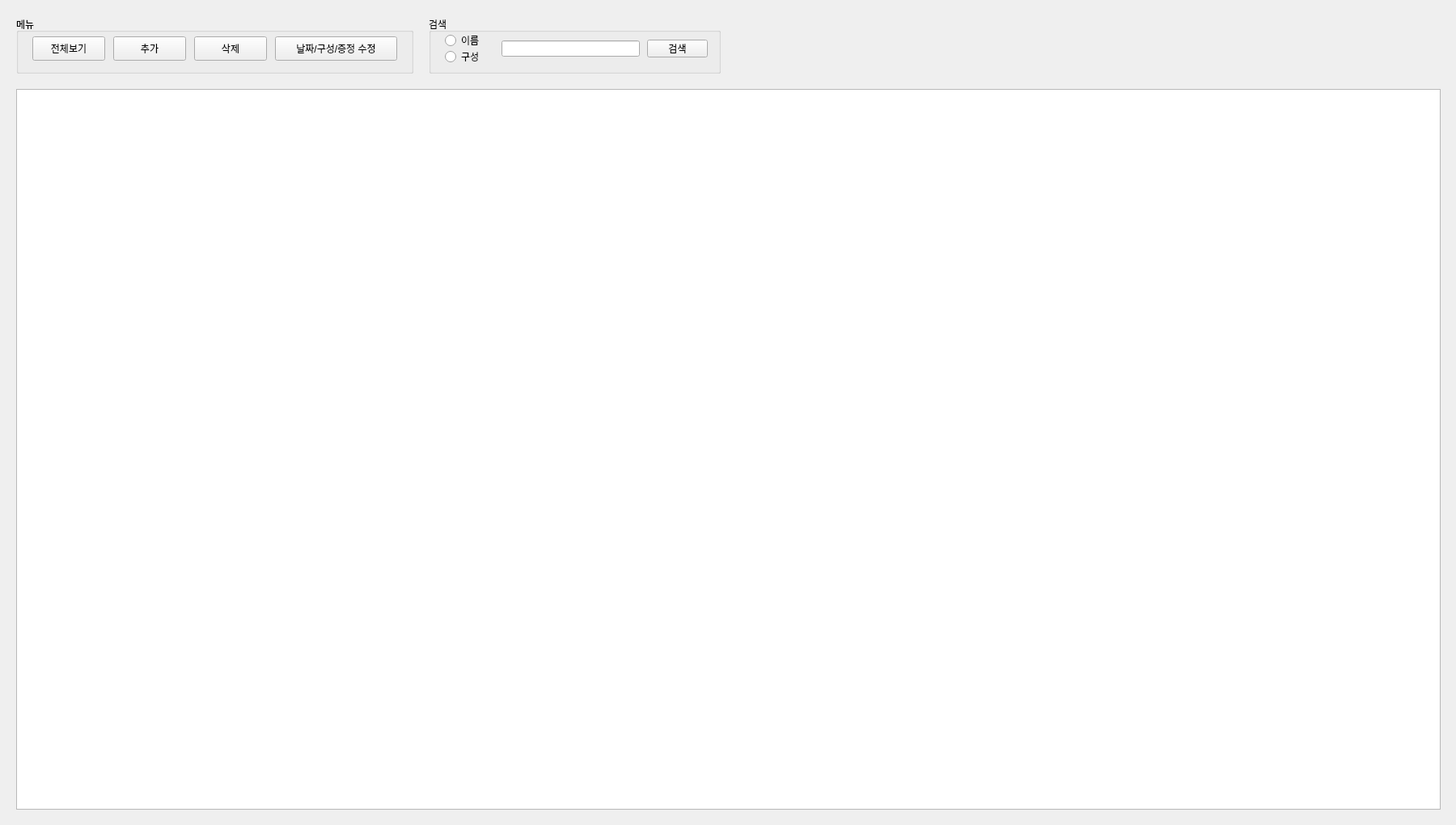
<?xml version="1.0" encoding="UTF-8"?>
<ui version="4.0">
 <class>Form</class>
 <widget class="QWidget" name="Form">
  <property name="geometry">
   <rect>
    <x>0</x>
    <y>0</y>
    <width>1800</width>
    <height>1020</height>
   </rect>
  </property>
  <property name="windowTitle">
   <string>Form</string>
  </property>
  <widget class="QTreeView" name="tree">
   <property name="geometry">
    <rect>
     <x>20</x>
     <y>110</y>
     <width>1761</width>
     <height>891</height>
    </rect>
   </property>
  </widget>
  <widget class="QGroupBox" name="searchBox">
   <property name="geometry">
    <rect>
     <x>530</x>
     <y>20</y>
     <width>361</width>
     <height>71</height>
    </rect>
   </property>
   <property name="title">
    <string>검색</string>
   </property>
   <widget class="QRadioButton" name="nameRBtn">
    <property name="geometry">
     <rect>
      <x>20</x>
      <y>20</y>
      <width>51</width>
      <height>20</height>
     </rect>
    </property>
    <property name="text">
     <string>이름</string>
    </property>
   </widget>
   <widget class="QRadioButton" name="wineRBtn">
    <property name="geometry">
     <rect>
      <x>20</x>
      <y>40</y>
      <width>51</width>
      <height>20</height>
     </rect>
    </property>
    <property name="text">
     <string>구성</string>
    </property>
   </widget>
   <widget class="QLineEdit" name="searchEnt">
    <property name="geometry">
     <rect>
      <x>90</x>
      <y>30</y>
      <width>171</width>
      <height>20</height>
     </rect>
    </property>
   </widget>
   <widget class="QPushButton" name="searchBtn">
    <property name="geometry">
     <rect>
      <x>270</x>
      <y>29</y>
      <width>75</width>
      <height>22</height>
     </rect>
    </property>
    <property name="text">
     <string>검색</string>
    </property>
   </widget>
  </widget>
  <widget class="QGroupBox" name="menuBox">
   <property name="geometry">
    <rect>
     <x>20</x>
     <y>20</y>
     <width>491</width>
     <height>71</height>
    </rect>
   </property>
   <property name="title">
    <string>메뉴</string>
   </property>
   <widget class="QPushButton" name="addBtn">
    <property name="geometry">
     <rect>
      <x>120</x>
      <y>25</y>
      <width>90</width>
      <height>30</height>
     </rect>
    </property>
    <property name="text">
     <string>추가</string>
    </property>
   </widget>
   <widget class="QPushButton" name="deleteBtn">
    <property name="geometry">
     <rect>
      <x>220</x>
      <y>25</y>
      <width>90</width>
      <height>30</height>
     </rect>
    </property>
    <property name="text">
     <string>삭제</string>
    </property>
   </widget>
   <widget class="QPushButton" name="clearBtn">
    <property name="geometry">
     <rect>
      <x>20</x>
      <y>25</y>
      <width>90</width>
      <height>30</height>
     </rect>
    </property>
    <property name="text">
     <string>전체보기</string>
    </property>
   </widget>
   <widget class="QPushButton" name="modifyBtn">
    <property name="geometry">
     <rect>
      <x>320</x>
      <y>25</y>
      <width>151</width>
      <height>30</height>
     </rect>
    </property>
    <property name="text">
     <string>날짜/구성/증정 수정</string>
    </property>
   </widget>
  </widget>
 </widget>
 <resources/>
 <connections/>
 <slots>
  <slot>gotoSale()</slot>
  <slot>gotoSet()</slot>
  <slot>gotoWine()</slot>
  <slot>gotoEtc()</slot>
  <slot>gotoCust()</slot>
 </slots>
</ui>
